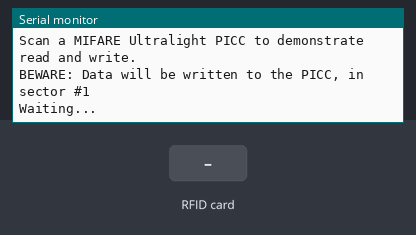
The sketch below on a simulated Arduino Uno, built with avr-gcc and run on an emulated ATmega328P. On the bench: the last lines printed to the serial monitor. The test bench sets the inputs (shaded band).

Above: at 2.0 s.
2.1 s: RFID card 00 00 00 00 held to the reader
At 2.6 s:
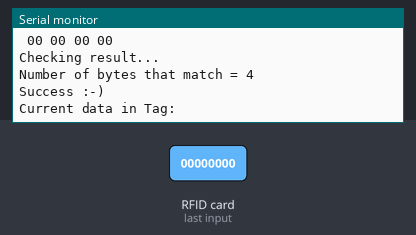
3.6 s: RFID card 5E 7A 19 C4 held to the reader
At 4.5 s:
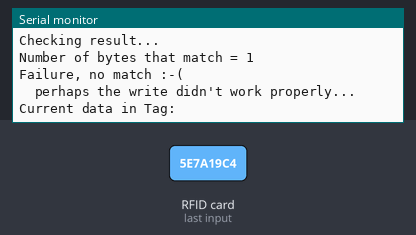

The sketch:

MFRC522_i2c.ino
```cpp
#include <Wire.h>
#include "MFRC522_I2C.h"
#include "Arduino.h"

#define RST_PIN 13 // Reset Pin
// Pin for  SDA // SCL
// Mega     20  // 21
// Nano     23  // 24
// Portenta 11  // 12
int ac = 0; //current chip

//const uint8_t I2C_ADDR1 = 0x04;
//const uint8_t I2C_ADDR2 = 0x18;
//const uint8_t I2C_ADDR3 = 0x38;
//const uint8_t I2C_ADDR4 = 0x3F;

const uint8_t I2C_ADDR1 = 0x18;
const uint8_t I2C_ADDR2 = 0x18;
const uint8_t I2C_ADDR3 = 0x31;
const uint8_t I2C_ADDR4 = 0x38;
//const uint8_t I2C_ADDR4 = 0x10;

// 0x28 is i2c address on SDA. Check your address with i2cscanner if not match.
MFRC522_I2C mfrc522[4] = {
  MFRC522_I2C(I2C_ADDR1, RST_PIN),   // Create mfrc522 instance.
  MFRC522_I2C(I2C_ADDR2, RST_PIN),
  MFRC522_I2C(I2C_ADDR3, RST_PIN),
  MFRC522_I2C(I2C_ADDR4, RST_PIN)
  };

void setup() {
  pinMode(RST_PIN,OUTPUT);
  digitalWrite(RST_PIN,LOW);
  delay(100);
  digitalWrite(RST_PIN,HIGH);
  Serial.begin(115200);           // Initialize serial communications with the PC
  while(!Serial);
  Wire.begin();                   // Initialize I2C
  scan_i2c();
  mfrc522[0].PCD_Init();           // Init first instance of mfrc522
  delay(100);
  mfrc522[1].PCD_Init();            // Init second instance of mfrc522
  delay(100);
  mfrc522[2].PCD_Init();            // Init Third instance of mfrc522
  delay(100);
  mfrc522[3].PCD_Init();            // Init Fourth instance of mfrc522
  delay(100);
  ShowReaderDetails(0);            // Show details of PCD - mfrc522 Card Reader details
  ShowReaderDetails(1);
  ShowReaderDetails(2);
  ShowReaderDetails(3);
  Serial.println(F("Scan PICC to see UID, type, and data blocks..."));

  Serial.println(F("Scan a MIFARE Ultralight PICC to demonstrate read and write."));
  Serial.println();

  Serial.println(F("BEWARE: Data will be written to the PICC, in sector #1"));

}

void loop() {
  // Look for new cards, and select one if present

  if (mfrc522[0].PICC_IsNewCardPresent()&&mfrc522[0].PICC_ReadCardSerial()) {
    ac = 0;
  }
  else if (mfrc522[1].PICC_IsNewCardPresent()&&mfrc522[1].PICC_ReadCardSerial()) {
    ac = 1;
  }
    else if (mfrc522[2].PICC_IsNewCardPresent()&&mfrc522[2].PICC_ReadCardSerial()) {
    ac = 2;
  }
    else if (mfrc522[3].PICC_IsNewCardPresent()&&mfrc522[3].PICC_ReadCardSerial()) {
    ac = 3;
  }
  else{
    digitalWrite(LED_BUILTIN,LOW);
    delay(250);
    digitalWrite(LED_BUILTIN,HIGH);
    delay(250);
    Serial.println("Waiting...");
    return;
  }
  // Now a card is selected. The UID and SAK is in mfrc522[ac][ac].uid.
  Serial.print(F("Tag is on chip :")); Serial.print(ac);Serial.println();
  // Dump UID
  Serial.print(F("Card UID:"));
  for (byte i = 0; i < mfrc522[ac].uid.size; i++) {
    Serial.print(mfrc522[ac].uid.uidByte[i] < 0x10 ? " 0" : " ");
    Serial.print(mfrc522[ac].uid.uidByte[i], HEX);
  }
  Serial.println();
    // In this sample we use the second sector,
    // that is: sector #1, covering block #4 up to and including block #7
    byte pageAddr      = 0;
    byte dataBlock[] = {0x00,0x00,0x00,0x00};
    byte trailerBlock   = 7;
    MFRC522_I2C::StatusCode status;
    byte buffer[18]; //buffer size is at least 18
    byte size = sizeof(buffer);
    if (ac == 0) {
        pageAddr = 10;
        for (int i=0;i<4;i++) {
          dataBlock[i] = i;
        }
    }
    if (ac == 1) {
      pageAddr = 10;
        for (int i=0;i<4;i++) {
          dataBlock[i] = i+9;
        }
    }


    // Show the whole sector as it currently is
    Serial.println(F("Current data in Tag:"));
    mfrc522[ac].PICC_DumpMifareUltralightToSerial();
    Serial.println();

    // Read data from the block
    Serial.print(F("Reading data from page ")); Serial.print(pageAddr);
    Serial.println(F(" ..."));
    status = (MFRC522_I2C::StatusCode) mfrc522[ac].MIFARE_Read(pageAddr, buffer, &size);
    if (status != MFRC522_I2C::STATUS_OK) {
        Serial.print(F("MIFARE_Read() failed: "));
        Serial.println(mfrc522[ac].GetStatusCodeName(status));
    }
    Serial.print(F("Data in page ")); Serial.print(pageAddr); Serial.println(F(":"));
    dump_byte_array(buffer, 4); Serial.println();
    Serial.println();

    // Write data to the block
    Serial.print(F("Writing data into page ")); Serial.print(pageAddr);
    Serial.println(F(" ..."));
    dump_byte_array(dataBlock, 4); Serial.println();
    status = (MFRC522_I2C::StatusCode) mfrc522[ac].MIFARE_Ultralight_Write(pageAddr, dataBlock, 4);
    if (status != MFRC522_I2C::STATUS_OK) {
        Serial.print(F("MIFARE_Write() failed: "));
        Serial.println(mfrc522[ac].GetStatusCodeName(status));
    }
    Serial.println();

    // Read data from the block (again, should now be what we have written)
    Serial.print(F("Reading data from page ")); Serial.print(pageAddr);
    Serial.println(F(" ..."));
    status = (MFRC522_I2C::StatusCode) mfrc522[ac].MIFARE_Read(pageAddr, buffer, &size);
    if (status != MFRC522_I2C::STATUS_OK) {
        Serial.print(F("MIFARE_Read() failed: "));
        Serial.println(mfrc522[ac].GetStatusCodeName(status));
    }
    Serial.print(F("Data in page ")); Serial.print(pageAddr); Serial.println(F(":"));
    dump_byte_array(buffer, 4); Serial.println();

    // Check that data in block is what we have written
    // by counting the number of bytes that are equal
    Serial.println(F("Checking result..."));
    byte count = 0;
    for (byte i = 0; i < 4; i++) {
        // Compare buffer (= what we've read) with dataBlock (= what we've written)
        if (buffer[i] == dataBlock[i])
            count++;
    }
    Serial.print(F("Number of bytes that match = ")); Serial.println(count);
    if (count == 4) {
        Serial.println(F("Success :-)"));
    } else {
        Serial.println(F("Failure, no match :-("));
        Serial.println(F("  perhaps the write didn't work properly..."));
    }
    Serial.println();

    // Dump the sector data
    Serial.println(F("Current data in Tag:"));
    mfrc522[ac].PICC_DumpMifareUltralightToSerial();
    Serial.println();

    // Halt PICC
    mfrc522[ac].PICC_HaltA();
    // Stop encryption on PCD
    mfrc522[ac].PCD_StopCrypto1();
  // Dump debug info about the card; PICC_HaltA() is automatically called
  //mfrc522[ac].PICC_DumpToSerial(&(mfrc522[ac].uid));
}

void ShowReaderDetails(int cc) {
  // Get the mfrc522[ac][ac] software version
  byte v = mfrc522[cc].PCD_ReadRegister(mfrc522[cc].VersionReg);
  Serial.print(F("mfrc522[ac][ac] Software Version: 0x"));
  Serial.print(v, HEX);
  if (v == 0x91)
    Serial.print(F(" = v1.0"));
  else if (v == 0x92)
    Serial.print(F(" = v2.0"));
  else
    Serial.print(F(" (unknown)"));
  Serial.println("");
  // When 0x00 or 0xFF is returned, communication probably failed
  if ((v == 0x00) || (v == 0xFF)) {
    Serial.println(F("WARNING: Communication failure, is the mfrc522[ac] properly connected?"));
  }
}
/**
 * Helper routine to dump a byte array as hex values to Serial.
 */
void dump_byte_array(byte *buffer, byte bufferSize) {
    for (byte i = 0; i < bufferSize; i++) {
        Serial.print(buffer[i] < 0x10 ? " 0" : " ");
        Serial.print(buffer[i], HEX);
    }
}
```

scan_i2c.ino
```cpp
void scan_i2c(){
  //Perform an i2c scan and print the results
  int nDevices = 0;

  Serial.println("Scanning...");

  for (byte address = 1; address < 127; ++address) {
    // The i2c_scanner uses the return value of
    // the Wire.endTransmission to see if
    // a device did acknowledge to the address.
    Wire.beginTransmission(address);
    byte error = Wire.endTransmission();

    if (error == 0) {
      Serial.print("I2C device found at address 0x");
      if (address < 16) {
        Serial.print("0");
      }
      Serial.print(address, HEX);
      Serial.println("  !");

      ++nDevices;
    } else if (error == 4) {
      Serial.print("Unknown error at address 0x");
      if (address < 16) {
        Serial.print("0");
      }
      Serial.println(address, HEX);
    }
  }
  if (nDevices == 0) {
    Serial.println("No I2C devices found\n");
  } else {
    Serial.println("done\n");
  }
  delay(100); // Wait 5 seconds for next scan
}
```

Measured:
- after the input at 2.1 s, the serial monitor: prints a new line at once (image 1)
- after the input at 3.6 s, the serial monitor: prints a new line after 0.35 s (image 2)
